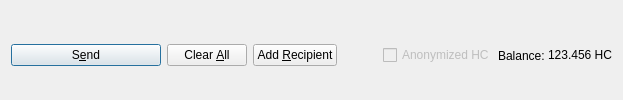
         <widget class="QFrame" name="frame_Send">
          <layout class="QHBoxLayout" name="horizontalLayout">
           <property name="bottomMargin">
            <number>0</number>
           </property>
           <item>
            <widget class="QPushButton" name="sendButton">
             <property name="minimumSize">
              <size>
               <width>150</width>
               <height>0</height>
              </size>
             </property>
             <property name="toolTip">
              <string>Confirm the send action</string>
             </property>
             <property name="text">
              <string>S&amp;end</string>
             </property>
             <property name="icon">
              <iconset resource="../harvest.qrc">
               <normaloff>:/icons/send</normaloff>:/icons/send</iconset>
             </property>
             <property name="autoDefault">
              <bool>false</bool>
             </property>
             <property name="default">
              <bool>true</bool>
             </property>
            </widget>
           </item>
           <item>
            <widget class="QPushButton" name="clearButton">
             <property name="sizePolicy">
              <sizepolicy hsizetype="Minimum" vsizetype="Fixed">
               <horstretch>0</horstretch>
               <verstretch>0</verstretch>
              </sizepolicy>
             </property>
             <property name="toolTip">
              <string>Clear all fields of the form.</string>
             </property>
             <property name="text">
              <string>Clear &amp;All</string>
             </property>
             <property name="icon">
              <iconset resource="../harvest.qrc">
               <normaloff>:/icons/remove</normaloff>:/icons/remove</iconset>
             </property>
             <property name="autoDefault">
              <bool>false</bool>
             </property>
            </widget>
           </item>
           <item>
            <widget class="QPushButton" name="addButton">
             <property name="toolTip">
              <string>Send to multiple recipients at once</string>
             </property>
             <property name="text">
              <string>Add &amp;Recipient</string>
             </property>
             <property name="icon">
              <iconset resource="../harvest.qrc">
               <normaloff>:/icons/add</normaloff>:/icons/add</iconset>
             </property>
             <property name="autoDefault">
              <bool>false</bool>
             </property>
            </widget>
           </item>
           <item>
            <spacer name="horizontalSpacer">
             <property name="orientation">
              <enum>Qt::Horizontal</enum>
             </property>
             <property name="sizeHint" stdset="0">
              <size>
               <width>40</width>
               <height>20</height>
              </size>
             </property>
            </spacer>
           </item>
           <item>
            <layout class="QHBoxLayout" name="horizontalLayout_2">
             <property name="spacing">
              <number>3</number>
             </property>
             <item>
              <widget class="QCheckBox" name="checkzHC">
               <property name="enabled">
                <bool>false</bool>
               </property>
               <property name="text">
                <string>Anonymized HC</string>
               </property>
              </widget>
             </item>
             <item>
              <widget class="QLabel" name="label">
               <property name="text">
                <string>Balance:</string>
               </property>
              </widget>
             </item>
             <item>
              <widget class="QLabel" name="labelBalance">
               <property name="sizePolicy">
                <sizepolicy hsizetype="Preferred" vsizetype="Fixed">
                 <horstretch>0</horstretch>
                 <verstretch>0</verstretch>
                </sizepolicy>
               </property>
               <property name="cursor">
                <cursorShape>IBeamCursor</cursorShape>
               </property>
               <property name="text">
                <string notr="true">123.456 HC</string>
               </property>
               <property name="textInteractionFlags">
                <set>Qt::LinksAccessibleByMouse|Qt::TextSelectableByKeyboard|Qt::TextSelectableByMouse</set>
               </property>
              </widget>
             </item>
            </layout>
           </item>
          </layout>
         </widget>
